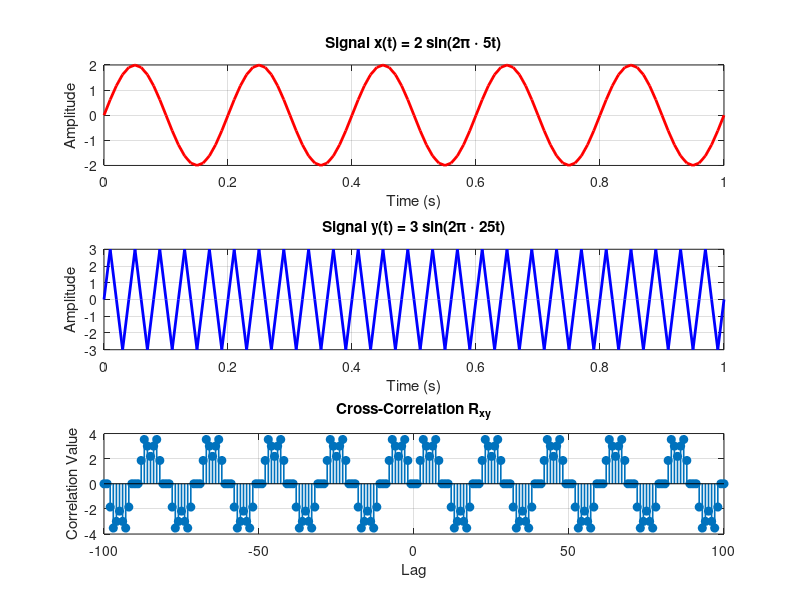

MATLAB code for this plot:
clc;
clear all;
close all;

%-----------------------------------------
% Step 1: Define time and frequency
%-----------------------------------------
t = 0:1:100;       % Time vector from 0 to 100
f = 0.05;          % Frequency of sine wave
x = sin(2 * pi * f * t);   % Clean sine wave

%-----------------------------------------
% Step 2: Plot clean sine wave
%-----------------------------------------
subplot(3,1,1);
plot(t, x, 'b', 'LineWidth', 2);
title('Sine Wave x(t)');
xlabel('Time');
ylabel('Amplitude');
grid on;

%-----------------------------------------
% Step 3: Add random noise
%-----------------------------------------
y = randn(1, length(t));   % Gaussian noise
z = x + y;                  % Noisy signal

subplot(3,1,2);
plot(t, z, 'r', 'LineWidth', 1.5);
title('Noisy Signal z(t) = x(t) + Noise');
xlabel('Time');
ylabel('Amplitude');
grid on;

%-----------------------------------------
% Step 4: Compute cross-correlation
%-----------------------------------------
m = xcorr(x, z);            % Cross-correlation
% m = m / max(abs(m));        % Normalize correlation

%-----------------------------------------
% Step 5: Create lag axis
%-----------------------------------------
t1 = t;
t2 = -fliplr(t1);

n1 = min(t1) + min(t2);
n2 = max(t1) + max(t2);
n = linspace(n1, n2, length(m));  % Lag vector

%-----------------------------------------
% Step 6: Plot cross-correlation
%-----------------------------------------
subplot(3,1,3);
plot(n, m, 'm', 'LineWidth', 2);
title('Cross-Correlation between x(t) and z(t)');
xlabel('Lag');
ylabel('Normalized Correlation');
grid on;

%-----------------------------------------
% Step 7: Display message
%-----------------------------------------
disp('Coss-correlation analysis completed successfully.');







%% Another way
clc;
clear;
close all;

% ------------------ Signal 1 ------------------
t = 0:0.01:1;             % Time vector
f1 = 5;                   % Frequency of x(t)
A1 = 2;                   % Amplitude of x(t)
x = A1 * sin(2 * pi * f1 * t);  % Signal x(t)

subplot(3, 1, 1)
plot(t, x, 'r', 'LineWidth', 2);
title('Signal x(t) = 2 sin(2\pi \cdot 5t)');
xlabel('Time (s)');
ylabel('Amplitude');
grid on;

% ------------------ Signal 2 ------------------
f2 = 25;                  % Frequency of y(t)
A2 = 3;                   % Amplitude of y(t)
y = A2 * sin(2 * pi * f2 * t);  % Signal y(t)

subplot(3, 1, 2)
plot(t, y, 'b', 'LineWidth', 2);
title('Signal y(t) = 3 sin(2\pi \cdot 25t)');
xlabel('Time (s)');
ylabel('Amplitude');
grid on;

% ------------------ Cross-Correlation ------------------
[R_xy, lags] = xcorr(x, y);

subplot(3, 1, 3)
stem(lags, R_xy, 'filled', 'LineWidth', 1.2);
title('Cross-Correlation R_{xy}');
xlabel('Lag');
ylabel('Correlation Value');
grid on;


% Cross-Correlation এর Applications (ব্যবহার) =========================>
% 1. Signal Matching / Pattern Detection
% দুইটি signal এর মধ্যে মিল খুঁজতে cross-correlation ব্যবহার করা হয়।
% উদাহরণ: কোন নির্দিষ্ট শব্দ বা sound wave কোনো noisy recording এ আছে কি না।
% যখন cross-correlation value বেশি হবে → signal match হচ্ছে।

% 2. Time Delay / Lag Estimation
% দুইটি signal এর মধ্যে delay বা time lag বের করতে cross-correlation ব্যবহার হয়।
% উদাহরণ: দুটি microphone এর recorded sound থেকে source এর distance বা arrival time নির্ধারণ করা।

% 3. Image Processing
% Image template matching এ cross-correlation ব্যবহার করা হয়।
% উদাহরণ: একটা ছোট ছবি (template) বড় ছবির মধ্যে কোথায় আছে সেটা খুঁজতে।

% 4. Communications / Radar
% Signal reception এ transmitted signal এবং received signal এর মিল খুঁজে noise কমাতে cross-correlation ব্যবহার হয়।
% Radar বা sonar system এ object detect করার জন্য।

% 5. Economics / Data Analysis
% দুটি time series data এর মধ্যে সম্পর্ক খুঁজতে cross-correlation ব্যবহার করা হয়।
% উদাহরণ: stock market data বা climate data এর pattern analysis।

% 6. Biomedical Applications
% EEG, ECG বা heart signal analysis এ pattern detect করার জন্য।
% উদাহরণ: heartbeat pattern detection বা brain signal matching।
